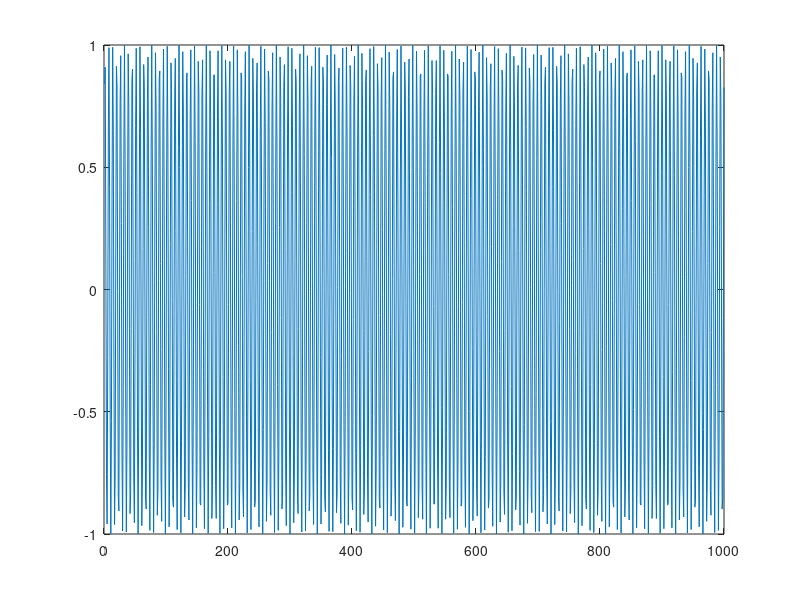

The MATLAB script that drew this image: (Note: this script raises an error after producing the figure.)
%=============================================================================
% Copyright (c) 2016-present Allan CORNET (Nelson)
%=============================================================================
% This file is part of Nelson.
%=============================================================================
% LICENCE_BLOCK_BEGIN
% SPDX-License-Identifier: LGPL-3.0-or-later
% LICENCE_BLOCK_END
%=============================================================================
% <--ADV-CLI MODE-->
%=============================================================================
f = figure('Visible', 'off');
ax = axes('Parent', f);
plot(ax, 1:1000, sin(1:1000));
%=============================================================================
% default state is enabled
assert_isequal(char(get(ax, 'DefaultInteractivity_Hidden')), 'on');
%=============================================================================
disableDefaultInteractivity(ax);
assert_isequal(char(get(ax, 'DefaultInteractivity_Hidden')), 'off');
%=============================================================================
enableDefaultInteractivity(ax);
assert_isequal(char(get(ax, 'DefaultInteractivity_Hidden')), 'on');
%=============================================================================
% a figure is not accepted
assert_checkerror('disableDefaultInteractivity(f)', 'Input must be an axes handle.');
%=============================================================================
% a line is not accepted
l = plot(axes('Parent', f), 1:3);
assert_checkerror('disableDefaultInteractivity(l)', 'Input must be an axes handle.');
%=============================================================================
% an array of axes is not accepted
ax2 = axes('Parent', f);
assert_checkerror('disableDefaultInteractivity([ax ax2])', 'Input must be an axes handle.');
%=============================================================================
close(f);
%=============================================================================
